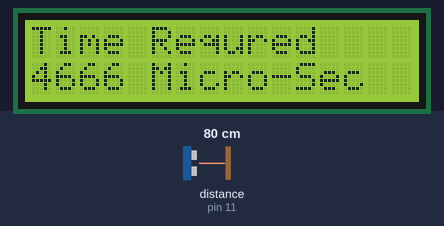
Bench run of a sketch on a simulated Arduino Uno, built with avr-gcc and run on an emulated ATmega328P. Shown: 16×2 character LCD. Wiring (inferred from the names in the program): ultrasonic range finder: trigger pin 12; echo pin 11. Inputs (shaded band) come from the test bench; at power-on: distance to the obstacle (sensor on pin 11) 80 cm. The echo pulse lasts 58.3 µs per cm; what the sketch prints to the serial monitor is not drawn.

Above: at 1.2 s.
1.3 s: distance to the obstacle (sensor on pin 11) set to 2 cm
At 12.2 s:
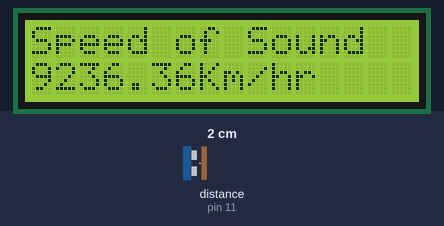
12.5 s: distance to the obstacle (sensor on pin 11) set to 4 cm
At 16.5 s:
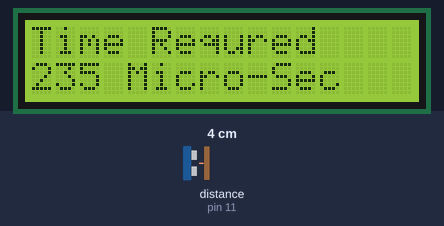
20.6 s: distance to the obstacle (sensor on pin 11) set to 9 cm
At 24.4 s:
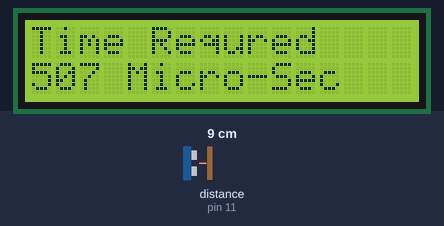
Timing chart, 0 to 25.9 s (numbered marks = the images above; inputs shaded):
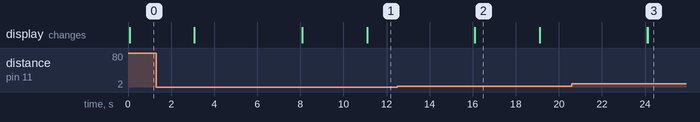

The sketch:

SpeedofSound_with_LCD.ino
```cpp
#include<LiquidCrystal.h> // LCD library
LiquidCrystal LCD(2,3,4,5,6,7); // naming that LCD

int TrigPin=12; // integer for Trig pin
int EchoPin=11; // integer for echo pin
int ReqTime; // Float time for Requare time to travel sound
float Velocity; // Float Integer for Velosity of sound
int distance=5; // Distance take in Inchi

void setup(){
  Serial.begin(9600); // Starting the serial port
  LCD.begin(16,2); // Starting the LCD display

  pinMode(TrigPin,OUTPUT); // Pin mode for Tiger pin
  pinMode(EchoPin,INPUT); // Pin mode for Echo pin


}

void loop(){
  LCD.clear(); //Clearing LCD display

  digitalWrite(TrigPin,LOW); // Turning off the Triger Sensore
  delayMicroseconds(1000); // delay for 10000 MocroSeconds
  digitalWrite(TrigPin,HIGH); // Turning on the Triger pin
  delayMicroseconds(10); // delay for 10 micro seconds
  digitalWrite(TrigPin,LOW); // turning off the Triger pin

  ReqTime= pulseIn(EchoPin,HIGH); // reading the requre time to sound traveling

  Serial.println(ReqTime); // printing Requre time in Serial monitor
  LCD.setCursor(0,0); // where the print will start in LCD
  LCD.print("Time Requred"); // this will print in 1st row
  LCD.setCursor(0,1);
  LCD.print(ReqTime);// printing Requre time of Sound to travel on LCD
  LCD.print(" Micro-Sec"); // Printing Micro-Sec in LCD

  delay(3000); // delay for One minute

  LCD.clear(); // Clearing LCD dispaly

  Velocity = (2.54*10*60*60*2*distance)/ReqTime; // Calculating Velocity in km/hr

  LCD.setCursor(0,0);
  LCD.print("Speed of Sound"); // message
  LCD.setCursor(0,1);
  LCD.print(Velocity); // Printing Velocity in LCD
  LCD.print("Km/hr"); // Message

  delay(5000); // delay for 5 seconds


}
```

Measured:
- what the display in image 2 shows lasts 3.0 s, from 16.1 s to 19.1 s
